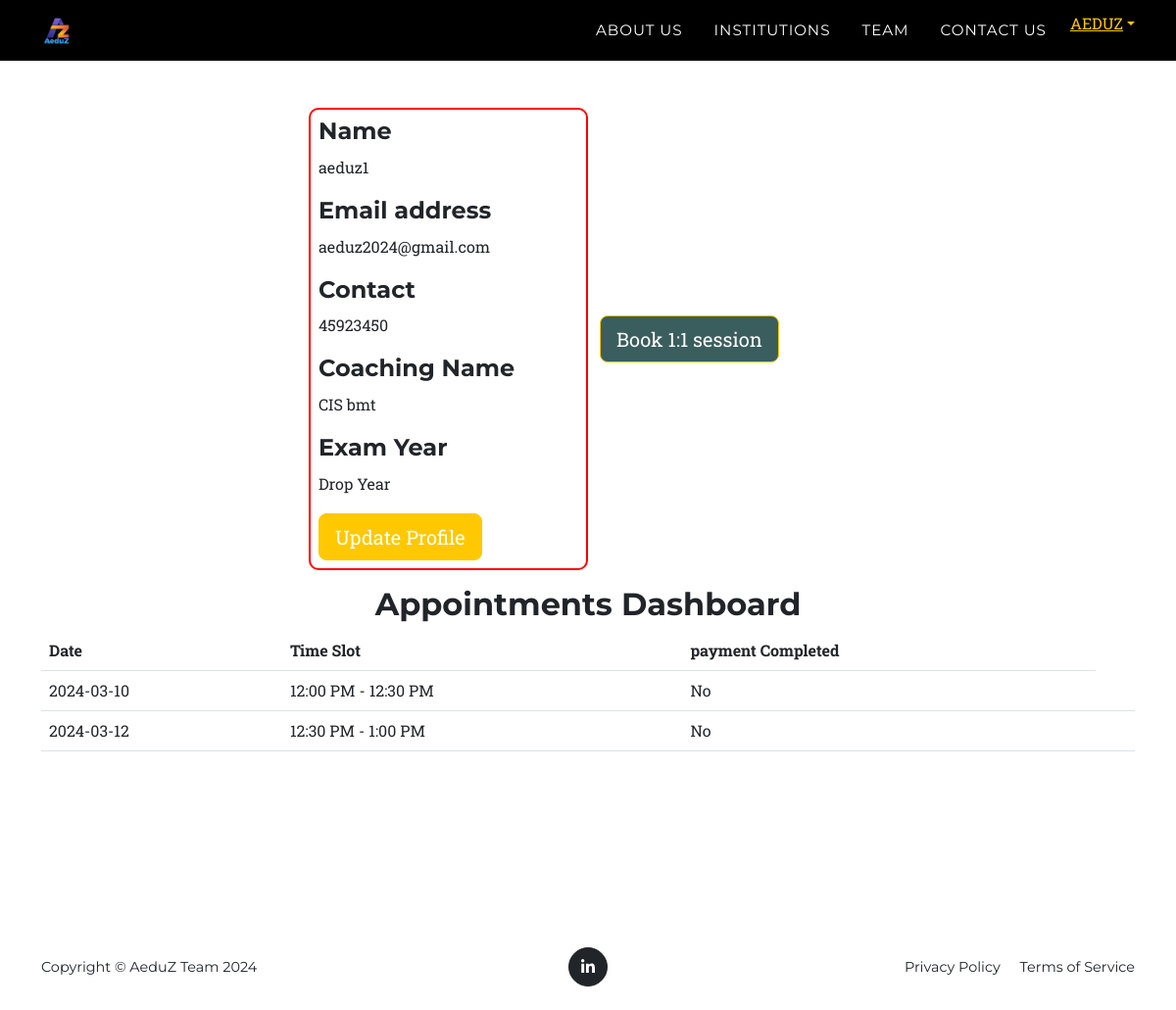
Before: /dashboard (signed in) with the older database file.
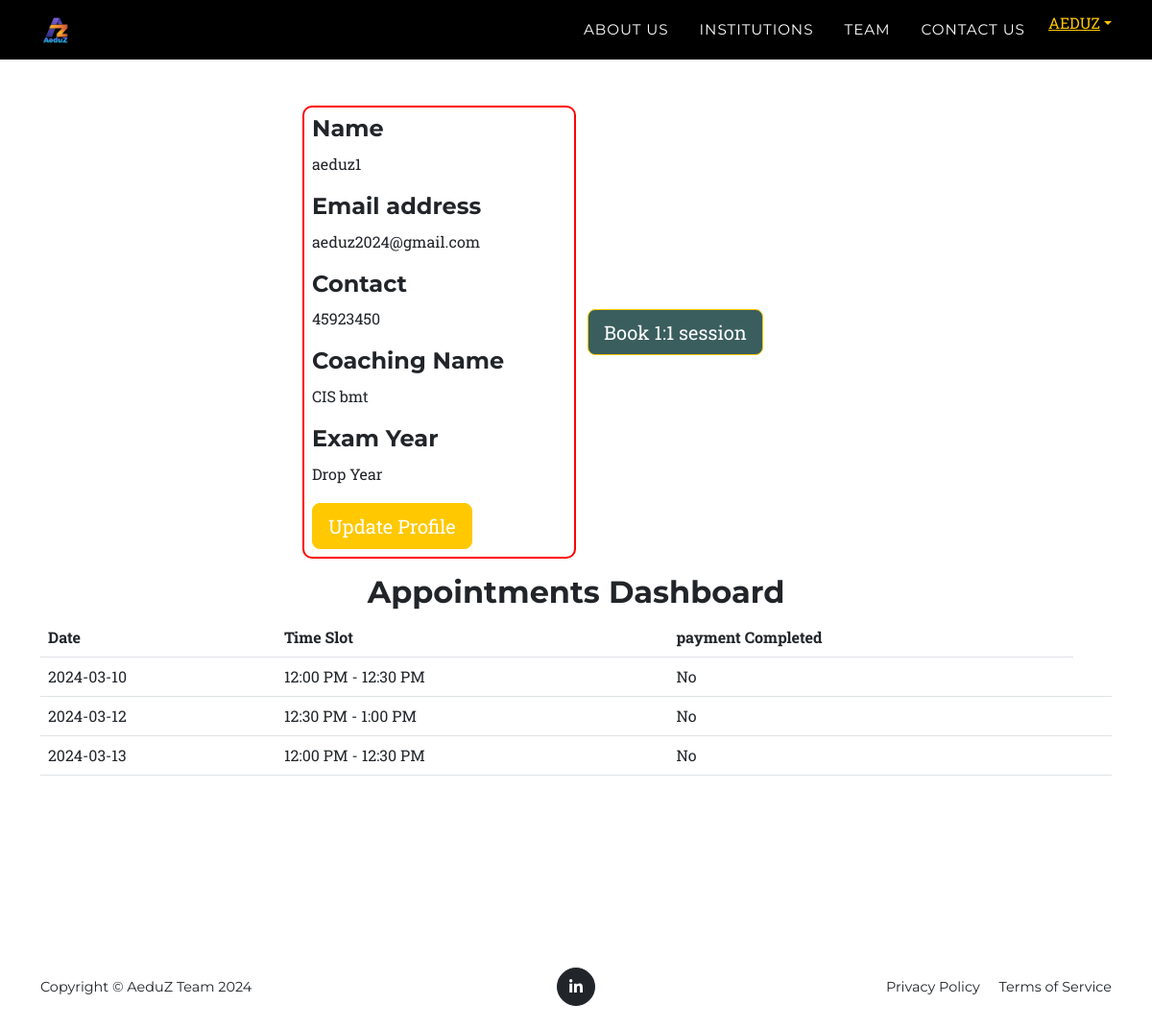
After: the same page with the newer database file.
### insti_app/models.py (models this page shows, shortened)
class Mentee(models.Model):
    name = models.CharField(max_length=50)
    email = models.EmailField(max_length=200)
    contact = models.CharField(max_length=200)
    coaching = models.CharField(max_length=200)
    year_of_study = models.CharField(max_length=20)
    verified = models.BooleanField(default=False)

### book/models.py (models this page shows, shortened)
class BookModel(models.Model):
    date = models.CharField(max_length=100)
    timeslot = models.CharField(max_length=100)  # Assuming timeslot is a text field
    email = models.CharField(max_length=100)
    completed=models.BooleanField(default=False)
    order_id=models.CharField(max_length=100)
    meet_link=models.CharField(max_length=100,default="")

### startup/views.py (the view)
# urls.py: path("dashboard",dashboard_view,name='dashboard_name'),
def dashboard_view(request):
    if request.user.is_authenticated:
        user = request.user  # Replace this with how you retrieve the email
        user_email=user.email
        mentor_info = MentorReg.objects.filter(email=user_email).first()
        institute_info = InstiModel.objects.filter(email=user_email).first()
        mentee_info=Mentee.objects.filter(email=user_email).first()
        appointments = BookModel.objects.filter(email=user_email)
        context = {}
        context['appointments']=appointments
        context['mentee_update']= True
        if mentee_info:
            context['mentee_update']=False
        context['user']=user
        context['mentor_info'] = mentor_info
        context['mentee_info'] = mentee_info
        context['institute_info'] = institute_info
        if mentor_info:
            context['is_mentor'] = True
        elif institute_info:
            context['is_institute'] = True
        return render(request, 'dashboard.html', context)
    else:
        return render(request,'index.html',{'insti_form':False,'menti_form':False,'contact_form':False,'dashboard':True })

### templates/dashboard.html (shortened to what this page needs)
{% extends "aeduz_base.html" %}
{% block content %}
<section class="fdb-block">
    <div class="container">
        <div class="row align-items-center">
            {% if is_mentor %}
                {% if mentor_info.verified %}
                    <p style="font-size: 22px;">Welcome Mentor</p>
                    <h1 style="color: rgb(35 127 83);">{{ mentor_info.name }}</h1>
                {% else %}
                    <h1 style="color: rgb(127, 35, 35);">Not verified {{ mentor_info.name }}</h1>
                {% endif %}
            {% else %}
            <div class="col-md-3 offset-md-3 p-2" style='border:2px red solid;border-radius: 10px;'>
                <div class="mb-3">
                    <h4>Name</h4>
                    <p> {{mentee_info.name}}</p>
                </div>
                <div class="mb-3">
                    <h4>Email address</h4>
                    <p>{{user.email}}</p>
                </div>
                <div class="mb-3">
                    <h4>Contact</h4>
                    <p> {{mentee_info.contact}} </p>
                </div>
                <div class="mb-3">
                    <h4>Coaching Name</h4>
                    <p> {{mentee_info.coaching}} </p>
                </div>
                <div class="mb-3">
                    <h4>Exam Year</h4>
                    <p> {{mentee_info.year_of_study}} </p>
                </div>
                <button type="button" class="btn btn-primary btn-lg" data-bs-toggle= "modal" data-bs-target = "#staticBackdrop_update">
                    Update Profile
                  </button>
            </div>
            <div class="col-md-3">
                <a  href="/book" type="button"  class="btn btn-primary btn-lg" style="background-color: rgb(58, 93, 93);" >
                    Book 1:1 session
                  </a>
            </div>
            <div class="container my-3">
                <center>
                    <h2>Appointments Dashboard</h2>
                </center>
                <table class="table">
                    <thead>
                        <tr>
                            <th>Date</th>
                            <th>Time Slot</th>
                            <th>payment Completed</th>
                        </tr>
                    </thead>
                    <tbody>
                        {% for appointment in appointments %}
                        <tr>
                            <td>{{ appointment.date }}</td>
                            <td>{{ appointment.timeslot }}</td>
                            <td>{% if appointment.completed %}Yes{% else %}No{% endif %}</td>
                            <td></td>
                        </tr>
                        {% endfor %}
                    </tbody>
                </table>
            </div>
            {% endif %}
        </div>
    </div>
</section>
<section class="">
</section>
{% endblock content %}

### templates/aeduz_base.html (shortened to what this page needs)
{% load static %}
{% load socialaccount %}
<!DOCTYPE html>
<html lang="en">
    <head>
        <link href="{% static 'css/styles.css'%}" rel="stylesheet" />
    </head>
    <body id="page-top">
        <nav class="navbar navbar-expand-lg navbar-dark" id="mainNav">
            <div class="container">
                <a class="navbar-brand" href="/"><img src="{% static 'aeduz_transparent.png' %}" style="width: 11%; height: 100%" alt="AeduZ Logo"></a>
                <div class="collapse navbar-collapse" id="navbarResponsive">
                    <ul class="navbar-nav ms-auto text-uppercase">
                        <li class="nav-item"><a class="nav-link" href="#services">About Us</a></li>
                        <li class="nav-item"><a class="nav-link" href="/institutes">Institutions</a></li>
                        <li class="nav-item"><a class="nav-link" href="#team">Team</a></li>
                        <li class="nav-item"><a class="nav-link" href="#contact">Contact Us</a></li>
                        {% if user.is_authenticated %}
                        <li class="nav-item dropdown">
                            <a class=" dropdown-toggle" href="#" id="navbarDropdown" role="button" data-bs-toggle="dropdown" aria-expanded="false">{{ user.username }}</a>
                        </li>
                        {% endif %}
                    </ul>
                </div>
            </div>
        </nav>
{% block content %}{% endblock content %}
        <footer class="footer py-4">
            <div class="container">
                <div class="row align-items-center">
                    <div class="col-lg-4 text-lg-start">Copyright &copy; AeduZ Team 2024</div>
                    <div class="col-lg-4 my-3 my-lg-0">
                        <a class="btn btn-dark btn-social mx-2" href="https://www.linkedin.com/company/aeduz/" target='_blank' aria-label="LinkedIn"><i class="fab fa-linkedin-in"></i></a>
                    </div>
                    <div class="col-lg-4 text-lg-end">
                        <a class="link-dark text-decoration-none me-3" href="privacypolicy">Privacy Policy</a>
                        <a class="link-dark text-decoration-none" href="/termsofservice">Terms of Service</a>
                    </div>
                </div>
            </div>
        </footer>
    </body>
</html>

Changed rows visible on the page:
added BookModel: date "2024-03-13", timeslot "12:00 PM - 12:30 PM", completed "No"
